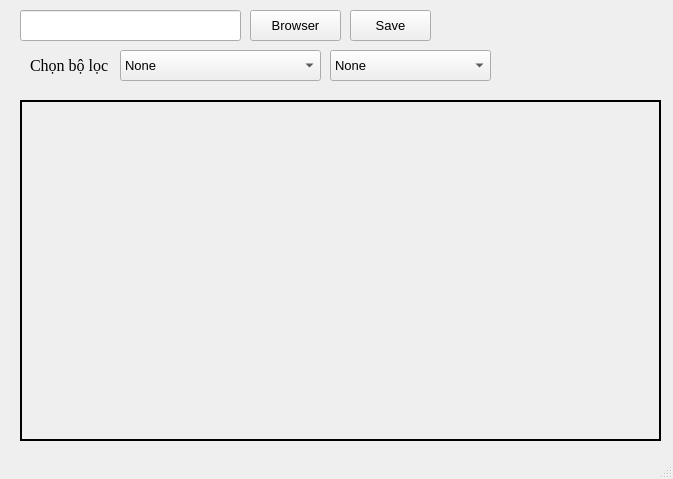
<?xml version="1.0" encoding="UTF-8"?>
<ui version="4.0">
 <class>MainWindow</class>
 <widget class="QMainWindow" name="MainWindow">
  <property name="geometry">
   <rect>
    <x>0</x>
    <y>0</y>
    <width>673</width>
    <height>479</height>
   </rect>
  </property>
  <property name="sizePolicy">
   <sizepolicy hsizetype="Preferred" vsizetype="Preferred">
    <horstretch>0</horstretch>
    <verstretch>0</verstretch>
   </sizepolicy>
  </property>
  <property name="font">
   <font>
    <pointsize>10</pointsize>
   </font>
  </property>
  <property name="windowTitle">
   <string>MainWindow</string>
  </property>
  <widget class="QWidget" name="centralwidget">
   <widget class="QPushButton" name="browser">
    <property name="geometry">
     <rect>
      <x>250</x>
      <y>10</y>
      <width>91</width>
      <height>31</height>
     </rect>
    </property>
    <property name="text">
     <string>Browser</string>
    </property>
    <property name="icon">
     <iconset>
      <normaloff>icon/browser-icon-image.jpg</normaloff>icon/browser-icon-image.jpg</iconset>
    </property>
   </widget>
   <widget class="QLabel" name="screen">
    <property name="geometry">
     <rect>
      <x>20</x>
      <y>100</y>
      <width>641</width>
      <height>341</height>
     </rect>
    </property>
    <property name="frameShape">
     <enum>QFrame::WinPanel</enum>
    </property>
    <property name="text">
     <string/>
    </property>
    <property name="scaledContents">
     <bool>true</bool>
    </property>
   </widget>
   <widget class="QComboBox" name="check_box">
    <property name="geometry">
     <rect>
      <x>120</x>
      <y>50</y>
      <width>201</width>
      <height>31</height>
     </rect>
    </property>
    <item>
     <property name="text">
      <string>None</string>
     </property>
    </item>
    <item>
     <property name="text">
      <string>Bộ lọc tần số</string>
     </property>
    </item>
    <item>
     <property name="text">
      <string>Bộ lọc thời gian</string>
     </property>
    </item>
   </widget>
   <widget class="QLabel" name="label_2">
    <property name="geometry">
     <rect>
      <x>30</x>
      <y>50</y>
      <width>111</width>
      <height>31</height>
     </rect>
    </property>
    <property name="font">
     <font>
      <family>Times New Roman</family>
      <pointsize>12</pointsize>
     </font>
    </property>
    <property name="text">
     <string>Chọn bộ lọc</string>
    </property>
    <property name="scaledContents">
     <bool>false</bool>
    </property>
   </widget>
   <widget class="QLineEdit" name="line_Edit">
    <property name="geometry">
     <rect>
      <x>20</x>
      <y>10</y>
      <width>221</width>
      <height>31</height>
     </rect>
    </property>
    <property name="font">
     <font>
      <family>Times New Roman</family>
      <pointsize>10</pointsize>
     </font>
    </property>
   </widget>
   <widget class="QComboBox" name="check_box_2">
    <property name="geometry">
     <rect>
      <x>330</x>
      <y>50</y>
      <width>161</width>
      <height>31</height>
     </rect>
    </property>
    <item>
     <property name="text">
      <string>None</string>
     </property>
    </item>
    <item>
     <property name="text">
      <string>Trung bình</string>
     </property>
    </item>
    <item>
     <property name="text">
      <string>Trung bình có trọng số</string>
     </property>
    </item>
    <item>
     <property name="text">
      <string>Trung vị</string>
     </property>
    </item>
    <item>
     <property name="text">
      <string>Gaussian</string>
     </property>
    </item>
    <item>
     <property name="text">
      <string>Max</string>
     </property>
    </item>
    <item>
     <property name="text">
      <string>Min</string>
     </property>
    </item>
   </widget>
   <widget class="QPushButton" name="save">
    <property name="geometry">
     <rect>
      <x>350</x>
      <y>10</y>
      <width>81</width>
      <height>31</height>
     </rect>
    </property>
    <property name="text">
     <string>Save</string>
    </property>
    <property name="icon">
     <iconset>
      <normaloff>icon/save-icon-png-image.jpg</normaloff>icon/save-icon-png-image.jpg</iconset>
    </property>
   </widget>
  </widget>
  <widget class="QStatusBar" name="statusbar"/>
 </widget>
 <resources/>
 <connections/>
</ui>
